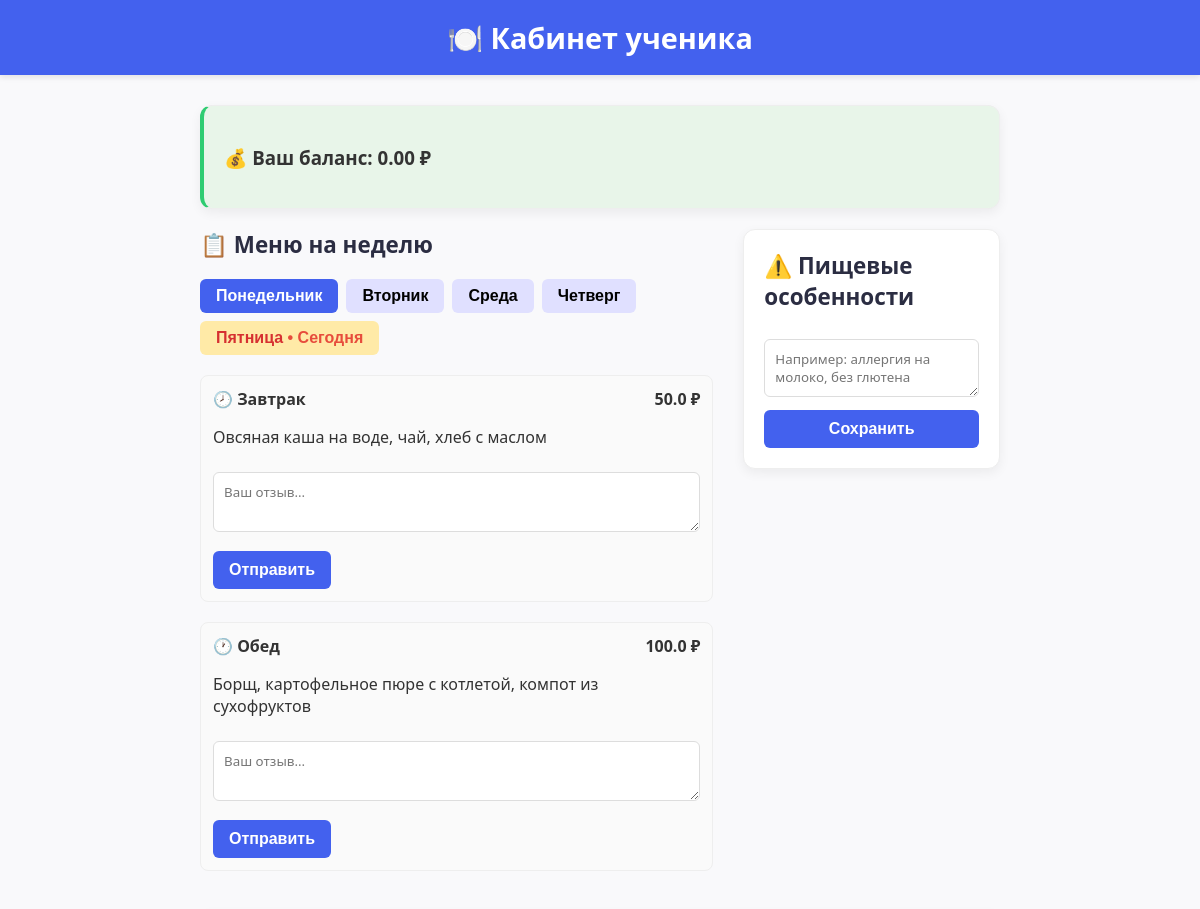
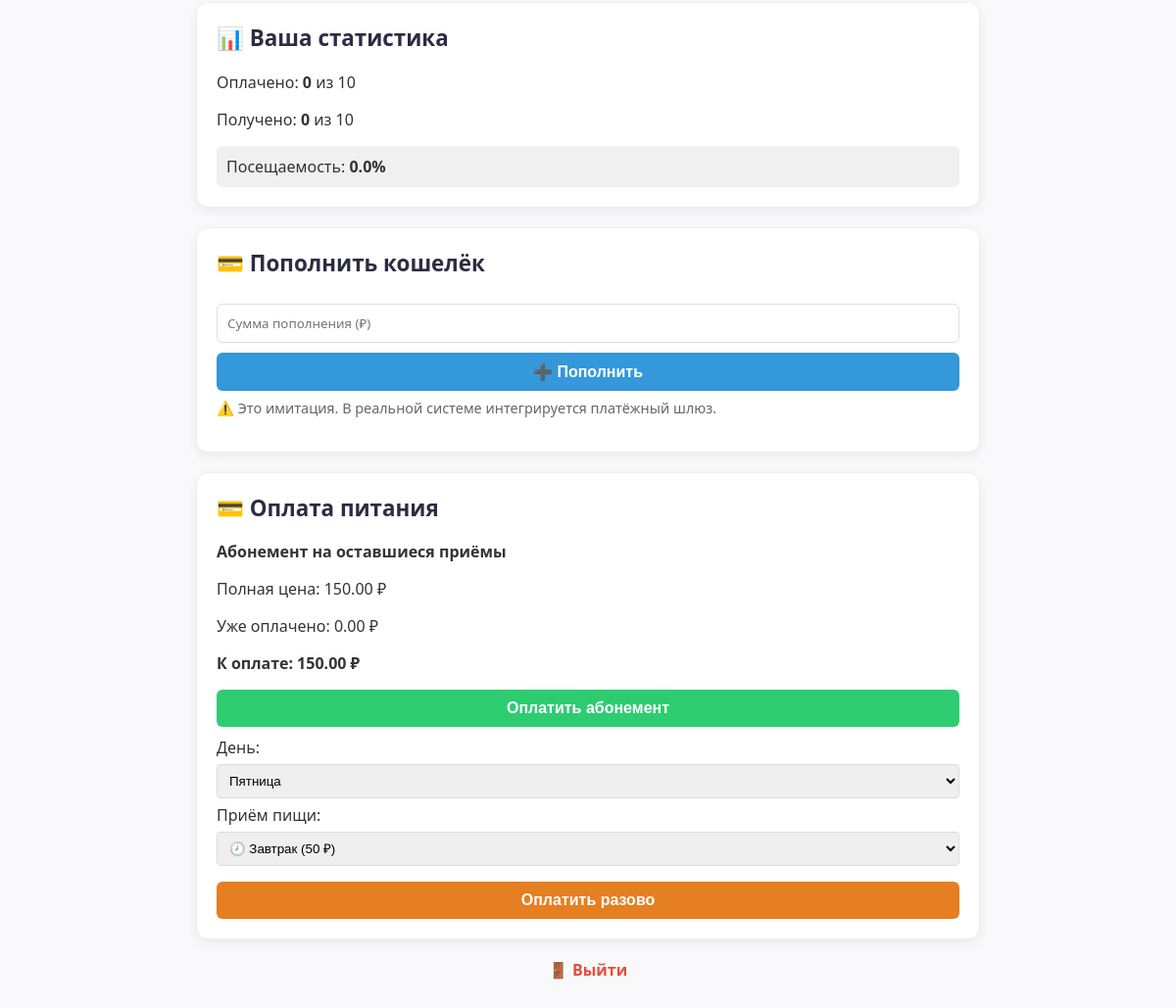
Screenshot of /student (signed in) with the database file from the repository (2 pictures, top to bottom).
### столовая/models.py (models this page shows)
class User(UserMixin, db.Model):
    id = db.Column(db.Integer, primary_key=True)
    full_name = db.Column(db.String(255))
    email = db.Column(db.String(255), unique=True)
    password = db.Column(db.String(255))
    role = db.Column(db.String(20))
    balance = db.Column(db.Float, default=0.0)  # ← НОВОЕ ПОЛЕ
    has_subscription = db.Column(db.Boolean, default=False)  # ← НОВОЕ ПОЛЕ

class Meal(db.Model):
    id = db.Column(db.Integer, primary_key=True)
    day_of_week = db.Column(db.String(20))
    meal_type = db.Column(db.String(20))
    name = db.Column(db.String(255))
    price = db.Column(db.Float)

### столовая/routes.py (the view, shortened to what this page needs)
@routes.route("/student", methods=["GET", "POST"])
@login_required
def student():
    current_balance = current_user.balance
    if current_user.role != "student":
        return redirect("/")
    allergy_record = Allergy.query.filter_by(student_id=current_user.id).first()
    current_allergy = allergy_record.text if allergy_record else ""
    days = ["monday", "tuesday", "wednesday", "thursday", "friday"]
    day_names = {d: n for d, n in zip(days, ["Понедельник", "Вторник", "Среда", "Четверг", "Пятница"])}
    from datetime import datetime
    today = datetime.today().weekday()  # 0=понедельник, 4=пятница
    day_index_map = {0: "monday", 1: "tuesday", 2: "wednesday", 3: "thursday", 4: "friday"}
    current_day = day_index_map.get(today, None)
    meals = {day: {"breakfast": None, "lunch": None} for day in days}
    for m in Meal.query.all():
        if m.day_of_week in meals and m.meal_type in meals[m.day_of_week]:
            meals[m.day_of_week][m.meal_type] = {
                "name": m.name,
                "price": m.price
            }
    user_reviews = {(r.day_of_week, r.meal_type): r.text for r in
                    Review.query.filter_by(student_id=current_user.id).all()}
    orders = Order.query.filter_by(student_id=current_user.id).all()
    full_subscription_price = calculate_full_subscription_price()
    from datetime import datetime
    today_weekday = datetime.today().weekday()  # 0=понедельник, 4=пятница
    if today_weekday <= 4:  # будние дни
        remaining_days = ["monday", "tuesday", "wednesday", "thursday", "friday"][today_weekday:]
        full_subscription_price = 0.0
        for day in remaining_days:
            for mt in ["breakfast", "lunch"]:
                meal = Meal.query.filter_by(day_of_week=day, meal_type=mt).first()
                if meal and meal.price:
                    full_subscription_price += meal.price
    else:
        full_subscription_price = 0.0  # выходные — абонемент недоступен
    paid_sum = 0.0
    remaining_subscription_price = max(0.0, full_subscription_price - paid_sum)
    order_status = {(o.day_of_week, o.meal_type): {'paid': True, 'consumed': o.is_collected} for o in orders}
    paid_count = len([o for o in orders if o.status == "paid" and o.paid_at is not None])
    consumed_count = len([o for o in orders if o.is_collected])  # ← единообразно
    total_possible = 10
    return render_template(
        "student.html",
        days=days,
        day_names=day_names,
        meals=meals,
        user_reviews=user_reviews,
        current_allergy=current_allergy,
        order_status=order_status,
        paid_count=paid_count,
        consumed_count=consumed_count,
        total_possible=total_possible,
        current_balance=current_balance,  # ← добавлено
        full_subscription_price=full_subscription_price,
        paid_sum=paid_sum,
        remaining_subscription_price=remaining_subscription_price,
        current_day=current_day
    )

### столовая/app.py (called while the page is built)
@login_manager.user_loader
def load_user(user_id):
    return User.query.get(int(user_id))

### столовая/routes.py (called while the page is built)
def calculate_full_subscription_price():
    total = 0.0
    days = ["monday", "tuesday", "wednesday", "thursday", "friday"]
    for day in days:
        for meal_type in ["breakfast", "lunch"]:
            meal = Meal.query.filter_by(day_of_week=day, meal_type=meal_type).first()
            if meal and meal.price:
                total += meal.price
    return total

### столовая/templates/student.html (shortened to what this page needs)
<!DOCTYPE html>
<html lang="ru">
<head>
    <link rel="stylesheet" href="/static/css/style.css">
</head>
<body>
<header>
    <h1>🍽️ Кабинет ученика</h1>
</header>
<div class="container">
    <div class="card" style="background: #e8f5e9; border-left: 4px solid #2ecc71;">
        <h3>💰 Ваш баланс: <strong>{{ "%.2f"|format(current_balance) }} ₽</strong></h3>
    </div>
    <div class="layout">
        <div class="menu-panel">
            <h2>📋 Меню на неделю</h2>
            <div class="tabs" id="dayTabs">
                {% for day in days %}
                    <button class="tab-btn {% if loop.first %}active{% endif %} {% if day == current_day %}today-tab{% endif %}" data-day="{{ day }}">
                        {{ day_names[day] }}
                        {% if day == current_day %}<span style="color: #e74c3c;"> • Сегодня</span>{% endif %}
                    </button>
                {% endfor %}
            </div>
            {% for day in days %}
            <div class="day-section {% if loop.first %}active{% endif %}" id="day-{{ day }}">
                {% for meal_type, meal in meals[day].items() %}
                    {% if meal %}
                    <div class="meal-item">
                        <div class="meal-header">
                            <span>
                                {{ "🕗 Завтрак" if meal_type == "breakfast" else "🕐 Обед" }}
                            </span>
                            <span>{{ meal.price if meal else '—' }} ₽</span>
                        </div>
                        <p>{{ meal.name }}</p>
                        <form method="post" action="/submit_review" class="review-form">
                            <textarea name="text" placeholder="Ваш отзыв..." style="height: 60px;">{{ user_reviews.get((day, meal_type), '') }}</textarea>
                            <button type="submit" class="btn-review" style="width: auto; margin-top: 6px;">Отправить</button>
                        </form>
                    </div>
                    {% endif %}
                {% endfor %}
            </div>
            {% endfor %}
        </div>
        <div class="preferences-panel">
            <div class="card">
                <h2>⚠️ Пищевые особенности</h2>
                <form method="post">
                    <textarea name="allergy" placeholder="Например: аллергия на молоко, без глютена">{{ current_allergy }}</textarea>
                    <button type="submit" class="btn-save">Сохранить</button>
                </form>
            </div>
        </div>
    </div>
    <div class="card">
        <h2>📊 Ваша статистика</h2>
        <p>Оплачено: <strong>{{ paid_count }}</strong> из {{ total_possible }}</p>
        <p>Получено: <strong>{{ consumed_count }}</strong> из {{ total_possible }}</p>
        <div style="background: #f0f0f0; padding: 10px; border-radius: 6px; margin-top: 10px;">
            Посещаемость: <strong>{{ (consumed_count / total_possible * 100) | round }}%</strong>
        </div>
    </div>
    <div class="card">
        <h2>💳 Пополнить кошелёк</h2>
        <form method="post" action="/topup">
            <input type="number" name="amount" min="10" max="10000" step="10" placeholder="Сумма пополнения (₽)" required
                   style="margin-bottom: 10px;">
            <button type="submit" class="btn-save" style="background: #3498db;">➕ Пополнить</button>
        </form>
        <p style="font-size: 0.9rem; color: #666; margin-top: 8px;">
            ⚠️ Это имитация. В реальной системе интегрируется платёжный шлюз.
        </p>
    </div>
    <div class="card payment-card">
        <h2>💳 Оплата питания</h2>
        {% if not current_user.has_subscription %}
            <form method="post" action="/pay" style="margin: 10px 0;">
                <p><strong>Абонемент на оставшиеся приёмы</strong></p>
                <p>Полная цена: {{ "%.2f"|format(full_subscription_price) }} ₽</p>
                <p>Уже оплачено: {{ "%.2f"|format(paid_sum) }} ₽</p>
                <p><b>К оплате: {{ "%.2f"|format(remaining_subscription_price) }} ₽</b></p>
                <button type="submit" class="btn-pay">Оплатить абонемент</button>
            </form>
            <form method="post" action="/pay" id="single-pay-form">
                <label>День:</label>
                <select name="day" required id="pay-day-select">
                    {% for day in days %}
                        {% set day_num = loop.index0 %}
                        {% if current_day %}
                            {% set today_num = days.index(current_day) %}
                            {% if day_num >= today_num %}
                                <option value="{{ day }}">{{ day_names[day] }}</option>
                            {% endif %}
                        {% else %}
                            <option value="{{ day }}">{{ day_names[day] }}</option>
                        {% endif %}
                    {% endfor %}
                </select>
                <label>Приём пищи:</label>
                <select name="meal_type" required id="pay-meal-select">
                    <option value="breakfast" data-price="{{ meals['monday']['breakfast'].price if meals['monday']['breakfast'] else 0 }}">🕗 Завтрак ({{ meals['monday']['breakfast'].price if meals['monday']['breakfast'] else '0' }} ₽)</option>
                </select>
                <button type="submit" class="btn-save" style="background: #e67e22; width: 100%; margin-top: 10px;" id="single-pay-btn">
                </button>
            </form>
        {% else %}
            <p style="color: #2ecc71; font-weight: bold;">✅ Абонемент на неделю уже оплачен!</p>
        {% endif %}
    </div>
    <a href="/logout" class="logout-link">🚪 Выйти</a>
</div>
</body>
</html>

### столовая/static/css/style.css (style rules this page uses)
body { margin: 0; font-family: 'Segoe UI', Tahoma, Geneva, Verdana, sans-serif; background: #f9f9fb; color: #333; }
header { background: #4361ee; color: white; padding: 18px 0; text-align: center; box-shadow: 0 2px 6px rgba(0,0,0,0.1); }
header h1 { margin: 0; font-size: 1.8rem; }
.container { max-width: 800px; margin: 30px auto; padding: 0 20px; }
.card { background: white; border-radius: 12px; padding: 20px; margin-bottom: 20px; box-shadow: 0 4px 12px rgba(0,0,0,0.06); border: 1px solid #eee; }
h2 { margin-top: 0; color: #2b2d42; font-size: 1.4rem; }
textarea, input { width: 100%; padding: 10px; margin: 8px 0; border: 1px solid #ddd; border-radius: 6px; font-family: inherit; box-sizing: border-box; }
button { padding: 10px 16px; border: none; border-radius: 6px; cursor: pointer; font-size: 1rem; font-weight: 600; transition: all 0.2s; }
.btn-pay { background: #2ecc71; color: white; width: 100%; }
.btn-save, .btn-review, .btn-submit { background: #4361ee; color: white; width: 100%; }
.logout-link { display: block; text-align: center; margin-top: 20px; color: #e74c3c; text-decoration: none; font-weight: 600; }

### столовая/templates/student.html (style rules this page uses)
.layout { display: flex; gap: 30px; margin-bottom: 20px; }
.menu-panel { flex: 2; }
.preferences-panel { flex: 1; }
.day-section { display: none; }
.day-section.active { display: block; }
.meal-item { margin-bottom: 20px; padding: 12px; border: 1px solid #eee; border-radius: 8px; background: #fafafa; }
.meal-header { display: flex; justify-content: space-between; font-weight: bold; margin-bottom: 8px; }
.review-form { margin-top: 8px; }
.tabs { display: flex; gap: 8px; margin-bottom: 20px; flex-wrap: wrap; }
.tab-btn { padding: 8px 16px; background: #e0e0ff; border: none; border-radius: 6px; cursor: pointer; font-weight: 600; }
.tab-btn.active { background: #4361ee; color: white; }
.tab-btn.today-tab { background: #ffeaa7 !important; color: #d63031 !important; font-weight: bold; }
.payment-card select { width: 100%; padding: 8px; margin: 6px 0; border: 1px solid #ddd; border-radius: 4px; }

### rows the page displays
User: balance "0.00"
Meal: price "50.0", name "Овсяная каша на воде, чай, хлеб с маслом"
Meal: price "100.0", name "Борщ, картофельное пюре с котлетой, компот из сухофруктов"

### other values shown
{{ day_names[day] }} "Понедельник" "Вторник" "Среда" "Четверг" "Пятница"
{{ "🕗 Завтрак" if meal_type == "breakfast" else "🕐 Обед" }} "🕗 Завтрак" "🕐 Обед"
{{ paid_count }} "0"
{{ total_possible }} "10"
{{ consumed_count }} "0"
{{ (consumed_count / total_possible * 100) | round }} "0.0"
{{ "%.2f"|format(full_subscription_price) }} "150.00"
{{ "%.2f"|format(paid_sum) }} "0.00"
{{ "%.2f"|format(remaining_subscription_price) }} "150.00"
form field day "Пятница"
